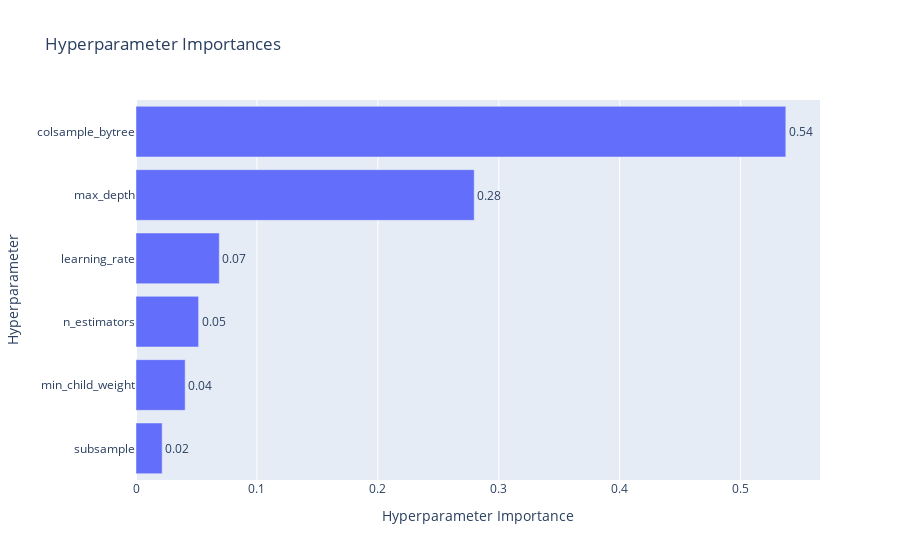

Here is the notebook cell this chart was saved with:
### Code cell
# 하이퍼파라미터별 중요도를 확인할 수 있는 그래프
optuna.visualization.plot_param_importances(study_xgb)

### Figure 1 — Plotly figure (JSON) as saved in the notebook; plotly's stock layout.template omitted (floating-point values rounded to 4 significant figures)
{"data": [{"cliponaxis": false, "hovertemplate": ["subsample (FloatDistribution): 0.021652186353600413<extra></extra>", "min_child_weight (IntDistribution): 0.04065185542464905<extra></extra>", "n_estimators (IntDistribution): 0.05176745504668372<extra></extra>", "learning_rate (FloatDistribution): 0.0688712149960158<extra></extra>", "max_depth (IntDistribution): 0.2796829775313824<extra></extra>", "colsample_bytree (FloatDistribution): 0.5373743106476688<extra></extra>"], "name": "Objective Value", "orientation": "h", "text": ["0.02", "0.04", "0.05", "0.07", "0.28", "0.54"], "textposition": "outside", "type": "bar", "x": [0.02165, 0.04065, 0.05177, 0.06887, 0.2797, 0.5374], "y": ["subsample", "min_child_weight", "n_estimators", "learning_rate", "max_depth", "colsample_bytree"]}], "layout": {"title": {"text": "Hyperparameter Importances"}, "xaxis": {"title": {"text": "Hyperparameter Importance"}}, "yaxis": {"title": {"text": "Hyperparameter"}}}}
